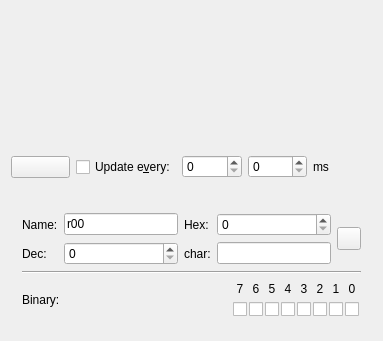
<?xml version="1.0" encoding="UTF-8"?>
<ui version="4.0">
 <class>KLMemoryViewWidgetBase</class>
 <widget class="QWidget" name="KLMemoryViewWidgetBase">
  <property name="geometry">
   <rect>
    <x>0</x>
    <y>0</y>
    <width>383</width>
    <height>341</height>
   </rect>
  </property>
  <property name="windowTitle">
   <string>Memory view</string>
  </property>
  <layout class="QGridLayout">
   <item row="2" column="0">
    <layout class="QHBoxLayout">
     <item>
      <widget class="QPushButton" name="pbRefresh">
       <property name="toolTip">
        <string>Refresh selected memory cell</string>
       </property>
       <property name="text">
        <string/>
       </property>
       <property name="shortcut">
        <string/>
       </property>
      </widget>
     </item>
     <item>
      <widget class="QCheckBox" name="cbUpdateRegularly">
       <property name="text">
        <string>Update e&amp;very:</string>
       </property>
       <property name="shortcut">
        <string>Alt+V</string>
       </property>
      </widget>
     </item>
     <item>
      <widget class="QSpinBox" name="tniUpdateRegularly"/>
     </item>
     <item>
      <widget class="QSpinBox" name="spinBox"/>
     </item>
     <item>
      <widget class="QLabel" name="tlUpdateMS">
       <property name="text">
        <string>ms</string>
       </property>
       <property name="wordWrap">
        <bool>false</bool>
       </property>
      </widget>
     </item>
    </layout>
   </item>
   <item row="3" column="0">
    <widget class="Q3GroupBox" name="gbMemoryCell" native="true">
     <property name="title" stdset="0">
      <string>Memory cell 0x0</string>
     </property>
     <layout class="QGridLayout">
      <item row="1" column="0" colspan="2">
       <widget class="Line" name="line1">
        <property name="frameShape">
         <enum>QFrame::HLine</enum>
        </property>
        <property name="frameShadow">
         <enum>QFrame::Sunken</enum>
        </property>
       </widget>
      </item>
      <item row="2" column="0" colspan="2">
       <layout class="QHBoxLayout">
        <item>
         <widget class="QLabel" name="textLabel6">
          <property name="text">
           <string>Binary:</string>
          </property>
          <property name="wordWrap">
           <bool>false</bool>
          </property>
         </widget>
        </item>
        <item>
         <widget class="KIntSpinBox" name="kisBinary" native="true">
          <property name="maxValue" stdset="0">
           <number>255</number>
          </property>
          <property name="base" stdset="0">
           <number>2</number>
          </property>
         </widget>
        </item>
        <item>
         <layout class="QHBoxLayout">
          <property name="spacing">
           <number>2</number>
          </property>
          <property name="leftMargin">
           <number>2</number>
          </property>
          <property name="topMargin">
           <number>2</number>
          </property>
          <property name="rightMargin">
           <number>2</number>
          </property>
          <property name="bottomMargin">
           <number>2</number>
          </property>
          <item>
           <layout class="QVBoxLayout">
            <item>
             <widget class="QLabel" name="tlBit">
              <property name="sizePolicy">
               <sizepolicy hsizetype="Fixed" vsizetype="Preferred">
                <horstretch>0</horstretch>
                <verstretch>0</verstretch>
               </sizepolicy>
              </property>
              <property name="minimumSize">
               <size>
                <width>14</width>
                <height>0</height>
               </size>
              </property>
              <property name="text">
               <string>7</string>
              </property>
              <property name="alignment">
               <set>Qt::AlignCenter</set>
              </property>
              <property name="wordWrap">
               <bool>false</bool>
              </property>
             </widget>
            </item>
            <item>
             <widget class="QCheckBox" name="cbBit7">
              <property name="text">
               <string/>
              </property>
              <property name="shortcut">
               <string/>
              </property>
             </widget>
            </item>
           </layout>
          </item>
          <item>
           <layout class="QVBoxLayout">
            <item>
             <widget class="QLabel" name="tlBit_2">
              <property name="sizePolicy">
               <sizepolicy hsizetype="Fixed" vsizetype="Preferred">
                <horstretch>0</horstretch>
                <verstretch>0</verstretch>
               </sizepolicy>
              </property>
              <property name="minimumSize">
               <size>
                <width>14</width>
                <height>0</height>
               </size>
              </property>
              <property name="text">
               <string>6</string>
              </property>
              <property name="alignment">
               <set>Qt::AlignCenter</set>
              </property>
              <property name="wordWrap">
               <bool>false</bool>
              </property>
             </widget>
            </item>
            <item>
             <widget class="QCheckBox" name="cbBit6">
              <property name="text">
               <string/>
              </property>
              <property name="shortcut">
               <string/>
              </property>
             </widget>
            </item>
           </layout>
          </item>
          <item>
           <layout class="QVBoxLayout">
            <item>
             <widget class="QLabel" name="tlBit_3">
              <property name="sizePolicy">
               <sizepolicy hsizetype="Fixed" vsizetype="Preferred">
                <horstretch>0</horstretch>
                <verstretch>0</verstretch>
               </sizepolicy>
              </property>
              <property name="minimumSize">
               <size>
                <width>14</width>
                <height>0</height>
               </size>
              </property>
              <property name="text">
               <string>5</string>
              </property>
              <property name="alignment">
               <set>Qt::AlignCenter</set>
              </property>
              <property name="wordWrap">
               <bool>false</bool>
              </property>
             </widget>
            </item>
            <item>
             <widget class="QCheckBox" name="cbBit5">
              <property name="text">
               <string/>
              </property>
              <property name="shortcut">
               <string/>
              </property>
             </widget>
            </item>
           </layout>
          </item>
          <item>
           <layout class="QVBoxLayout">
            <item>
             <widget class="QLabel" name="tlBit_4">
              <property name="sizePolicy">
               <sizepolicy hsizetype="Fixed" vsizetype="Preferred">
                <horstretch>0</horstretch>
                <verstretch>0</verstretch>
               </sizepolicy>
              </property>
              <property name="minimumSize">
               <size>
                <width>14</width>
                <height>0</height>
               </size>
              </property>
              <property name="text">
               <string>4</string>
              </property>
              <property name="alignment">
               <set>Qt::AlignCenter</set>
              </property>
              <property name="wordWrap">
               <bool>false</bool>
              </property>
             </widget>
            </item>
            <item>
             <widget class="QCheckBox" name="cbBit4">
              <property name="text">
               <string/>
              </property>
              <property name="shortcut">
               <string/>
              </property>
             </widget>
            </item>
           </layout>
          </item>
          <item>
           <layout class="QVBoxLayout">
            <item>
             <widget class="QLabel" name="tlBit_5">
              <property name="sizePolicy">
               <sizepolicy hsizetype="Fixed" vsizetype="Preferred">
                <horstretch>0</horstretch>
                <verstretch>0</verstretch>
               </sizepolicy>
              </property>
              <property name="minimumSize">
               <size>
                <width>14</width>
                <height>0</height>
               </size>
              </property>
              <property name="text">
               <string>3</string>
              </property>
              <property name="alignment">
               <set>Qt::AlignCenter</set>
              </property>
              <property name="wordWrap">
               <bool>false</bool>
              </property>
             </widget>
            </item>
            <item>
             <widget class="QCheckBox" name="cbBit3">
              <property name="text">
               <string/>
              </property>
              <property name="shortcut">
               <string/>
              </property>
             </widget>
            </item>
           </layout>
          </item>
          <item>
           <layout class="QVBoxLayout">
            <item>
             <widget class="QLabel" name="tlBit_6">
              <property name="sizePolicy">
               <sizepolicy hsizetype="Fixed" vsizetype="Preferred">
                <horstretch>0</horstretch>
                <verstretch>0</verstretch>
               </sizepolicy>
              </property>
              <property name="minimumSize">
               <size>
                <width>14</width>
                <height>0</height>
               </size>
              </property>
              <property name="text">
               <string>2</string>
              </property>
              <property name="alignment">
               <set>Qt::AlignCenter</set>
              </property>
              <property name="wordWrap">
               <bool>false</bool>
              </property>
             </widget>
            </item>
            <item>
             <widget class="QCheckBox" name="cbBit2">
              <property name="text">
               <string/>
              </property>
              <property name="shortcut">
               <string/>
              </property>
             </widget>
            </item>
           </layout>
          </item>
          <item>
           <layout class="QVBoxLayout">
            <item>
             <widget class="QLabel" name="tlBit_7">
              <property name="sizePolicy">
               <sizepolicy hsizetype="Fixed" vsizetype="Preferred">
                <horstretch>0</horstretch>
                <verstretch>0</verstretch>
               </sizepolicy>
              </property>
              <property name="minimumSize">
               <size>
                <width>14</width>
                <height>0</height>
               </size>
              </property>
              <property name="text">
               <string>1</string>
              </property>
              <property name="alignment">
               <set>Qt::AlignCenter</set>
              </property>
              <property name="wordWrap">
               <bool>false</bool>
              </property>
             </widget>
            </item>
            <item>
             <widget class="QCheckBox" name="cbBit1">
              <property name="text">
               <string/>
              </property>
              <property name="shortcut">
               <string/>
              </property>
             </widget>
            </item>
           </layout>
          </item>
          <item>
           <layout class="QVBoxLayout">
            <item>
             <widget class="QLabel" name="tlBit_8">
              <property name="sizePolicy">
               <sizepolicy hsizetype="Fixed" vsizetype="Preferred">
                <horstretch>0</horstretch>
                <verstretch>0</verstretch>
               </sizepolicy>
              </property>
              <property name="minimumSize">
               <size>
                <width>14</width>
                <height>0</height>
               </size>
              </property>
              <property name="text">
               <string>0</string>
              </property>
              <property name="alignment">
               <set>Qt::AlignCenter</set>
              </property>
              <property name="wordWrap">
               <bool>false</bool>
              </property>
             </widget>
            </item>
            <item>
             <widget class="QCheckBox" name="cbBit0">
              <property name="text">
               <string/>
              </property>
              <property name="shortcut">
               <string/>
              </property>
             </widget>
            </item>
           </layout>
          </item>
         </layout>
        </item>
       </layout>
      </item>
      <item row="0" column="1">
       <widget class="QToolButton" name="tbSet">
        <property name="toolTip">
         <string>Write the value to the memory cell</string>
        </property>
        <property name="text">
         <string/>
        </property>
        <property name="icon">
         <iconset>
          <normaloff>image1</normaloff>image1</iconset>
        </property>
       </widget>
      </item>
      <item row="0" column="0">
       <layout class="QGridLayout">
        <item row="1" column="2">
         <widget class="QLabel" name="textLabel5">
          <property name="text">
           <string>char:</string>
          </property>
          <property name="wordWrap">
           <bool>false</bool>
          </property>
         </widget>
        </item>
        <item row="0" column="0">
         <widget class="QLabel" name="textLabel2">
          <property name="text">
           <string>Name:</string>
          </property>
          <property name="wordWrap">
           <bool>false</bool>
          </property>
         </widget>
        </item>
        <item row="0" column="2">
         <widget class="QLabel" name="textLabel3">
          <property name="text">
           <string>Hex:</string>
          </property>
          <property name="wordWrap">
           <bool>false</bool>
          </property>
         </widget>
        </item>
        <item row="1" column="0">
         <widget class="QLabel" name="textLabel4">
          <property name="text">
           <string>Dec:</string>
          </property>
          <property name="wordWrap">
           <bool>false</bool>
          </property>
         </widget>
        </item>
        <item row="0" column="1">
         <widget class="QLineEdit" name="leName">
          <property name="text">
           <string>r00</string>
          </property>
         </widget>
        </item>
        <item row="1" column="3">
         <widget class="QLineEdit" name="leChar">
          <property name="maxLength">
           <number>1</number>
          </property>
         </widget>
        </item>
        <item row="0" column="3">
         <widget class="QSpinBox" name="kisHex"/>
        </item>
        <item row="1" column="1">
         <widget class="QSpinBox" name="kisDec"/>
        </item>
       </layout>
      </item>
     </layout>
    </widget>
   </item>
   <item row="0" column="0">
    <widget class="Q3ListBox" name="lbMemory" native="true"/>
   </item>
   <item row="1" column="0">
    <widget class="QLabel" name="tlDescription">
     <property name="text">
      <string/>
     </property>
     <property name="wordWrap">
      <bool>false</bool>
     </property>
    </widget>
   </item>
  </layout>
 </widget>
 <layoutdefault spacing="6" margin="11"/>
 <customwidgets>
  <customwidget>
   <class>Q3GroupBox</class>
   <extends>QWidget</extends>
   <header>q3groupbox.h</header>
  </customwidget>
  <customwidget>
   <class>KIntSpinBox</class>
   <extends>QWidget</extends>
   <header>knuminput.h</header>
  </customwidget>
  <customwidget>
   <class>Q3ListBox</class>
   <extends>QWidget</extends>
   <header>q3listbox.h</header>
  </customwidget>
 </customwidgets>
 <includes>
  <include location="local">knuminput.h</include>
  <include location="local">knuminput.h</include>
  <include location="local">knuminput.h</include>
  <include location="local">knuminput.h</include>
  <include location="local">knuminput.h</include>
 </includes>
 <resources/>
 <connections>
  <connection>
   <sender>pbRefresh</sender>
   <signal>clicked()</signal>
   <receiver>KLMemoryViewWidgetBase</receiver>
   <slot>slotUpdate()</slot>
   <hints>
    <hint type="sourcelabel">
     <x>20</x>
     <y>20</y>
    </hint>
    <hint type="destinationlabel">
     <x>20</x>
     <y>20</y>
    </hint>
   </hints>
  </connection>
  <connection>
   <sender>cbUpdateRegularly</sender>
   <signal>toggled(bool)</signal>
   <receiver>KLMemoryViewWidgetBase</receiver>
   <slot>slotUpdateEnable(bool)</slot>
   <hints>
    <hint type="sourcelabel">
     <x>20</x>
     <y>20</y>
    </hint>
    <hint type="destinationlabel">
     <x>20</x>
     <y>20</y>
    </hint>
   </hints>
  </connection>
  <connection>
   <sender>leName</sender>
   <signal>textChanged(QString)</signal>
   <receiver>KLMemoryViewWidgetBase</receiver>
   <slot>slotNameChanged(QString)</slot>
   <hints>
    <hint type="sourcelabel">
     <x>20</x>
     <y>20</y>
    </hint>
    <hint type="destinationlabel">
     <x>20</x>
     <y>20</y>
    </hint>
   </hints>
  </connection>
  <connection>
   <sender>leChar</sender>
   <signal>textChanged(QString)</signal>
   <receiver>KLMemoryViewWidgetBase</receiver>
   <slot>slotCharChanged(QString)</slot>
   <hints>
    <hint type="sourcelabel">
     <x>20</x>
     <y>20</y>
    </hint>
    <hint type="destinationlabel">
     <x>20</x>
     <y>20</y>
    </hint>
   </hints>
  </connection>
  <connection>
   <sender>kisBinary</sender>
   <signal>valueChanged(int)</signal>
   <receiver>KLMemoryViewWidgetBase</receiver>
   <slot>slotBinaryChanged(int)</slot>
   <hints>
    <hint type="sourcelabel">
     <x>20</x>
     <y>20</y>
    </hint>
    <hint type="destinationlabel">
     <x>20</x>
     <y>20</y>
    </hint>
   </hints>
  </connection>
  <connection>
   <sender>cbBit7</sender>
   <signal>toggled(bool)</signal>
   <receiver>KLMemoryViewWidgetBase</receiver>
   <slot>slotBinaryCBChanged()</slot>
   <hints>
    <hint type="sourcelabel">
     <x>20</x>
     <y>20</y>
    </hint>
    <hint type="destinationlabel">
     <x>20</x>
     <y>20</y>
    </hint>
   </hints>
  </connection>
  <connection>
   <sender>cbBit6</sender>
   <signal>toggled(bool)</signal>
   <receiver>KLMemoryViewWidgetBase</receiver>
   <slot>slotBinaryCBChanged()</slot>
   <hints>
    <hint type="sourcelabel">
     <x>20</x>
     <y>20</y>
    </hint>
    <hint type="destinationlabel">
     <x>20</x>
     <y>20</y>
    </hint>
   </hints>
  </connection>
  <connection>
   <sender>cbBit5</sender>
   <signal>toggled(bool)</signal>
   <receiver>KLMemoryViewWidgetBase</receiver>
   <slot>slotBinaryCBChanged()</slot>
   <hints>
    <hint type="sourcelabel">
     <x>20</x>
     <y>20</y>
    </hint>
    <hint type="destinationlabel">
     <x>20</x>
     <y>20</y>
    </hint>
   </hints>
  </connection>
  <connection>
   <sender>cbBit4</sender>
   <signal>toggled(bool)</signal>
   <receiver>KLMemoryViewWidgetBase</receiver>
   <slot>slotBinaryCBChanged()</slot>
   <hints>
    <hint type="sourcelabel">
     <x>20</x>
     <y>20</y>
    </hint>
    <hint type="destinationlabel">
     <x>20</x>
     <y>20</y>
    </hint>
   </hints>
  </connection>
  <connection>
   <sender>cbBit3</sender>
   <signal>toggled(bool)</signal>
   <receiver>KLMemoryViewWidgetBase</receiver>
   <slot>slotBinaryCBChanged()</slot>
   <hints>
    <hint type="sourcelabel">
     <x>20</x>
     <y>20</y>
    </hint>
    <hint type="destinationlabel">
     <x>20</x>
     <y>20</y>
    </hint>
   </hints>
  </connection>
  <connection>
   <sender>cbBit2</sender>
   <signal>toggled(bool)</signal>
   <receiver>KLMemoryViewWidgetBase</receiver>
   <slot>slotBinaryCBChanged()</slot>
   <hints>
    <hint type="sourcelabel">
     <x>20</x>
     <y>20</y>
    </hint>
    <hint type="destinationlabel">
     <x>20</x>
     <y>20</y>
    </hint>
   </hints>
  </connection>
  <connection>
   <sender>cbBit1</sender>
   <signal>toggled(bool)</signal>
   <receiver>KLMemoryViewWidgetBase</receiver>
   <slot>slotBinaryCBChanged()</slot>
   <hints>
    <hint type="sourcelabel">
     <x>20</x>
     <y>20</y>
    </hint>
    <hint type="destinationlabel">
     <x>20</x>
     <y>20</y>
    </hint>
   </hints>
  </connection>
  <connection>
   <sender>cbBit0</sender>
   <signal>toggled(bool)</signal>
   <receiver>KLMemoryViewWidgetBase</receiver>
   <slot>slotBinaryCBChanged()</slot>
   <hints>
    <hint type="sourcelabel">
     <x>20</x>
     <y>20</y>
    </hint>
    <hint type="destinationlabel">
     <x>20</x>
     <y>20</y>
    </hint>
   </hints>
  </connection>
  <connection>
   <sender>tbSet</sender>
   <signal>clicked()</signal>
   <receiver>KLMemoryViewWidgetBase</receiver>
   <slot>slotSetMemoryCell()</slot>
   <hints>
    <hint type="sourcelabel">
     <x>20</x>
     <y>20</y>
    </hint>
    <hint type="destinationlabel">
     <x>20</x>
     <y>20</y>
    </hint>
   </hints>
  </connection>
  <connection>
   <sender>lbMemory</sender>
   <signal>selectionChanged()</signal>
   <receiver>KLMemoryViewWidgetBase</receiver>
   <slot>slotSelectionChanged()</slot>
   <hints>
    <hint type="sourcelabel">
     <x>20</x>
     <y>20</y>
    </hint>
    <hint type="destinationlabel">
     <x>20</x>
     <y>20</y>
    </hint>
   </hints>
  </connection>
  <connection>
   <sender>lbMemory</sender>
   <signal>currentChanged(Q3ListBoxItem*)</signal>
   <receiver>KLMemoryViewWidgetBase</receiver>
   <slot>slotCurrentItemChanged(Q3ListBoxItem*)</slot>
   <hints>
    <hint type="sourcelabel">
     <x>20</x>
     <y>20</y>
    </hint>
    <hint type="destinationlabel">
     <x>20</x>
     <y>20</y>
    </hint>
   </hints>
  </connection>
 </connections>
</ui>
